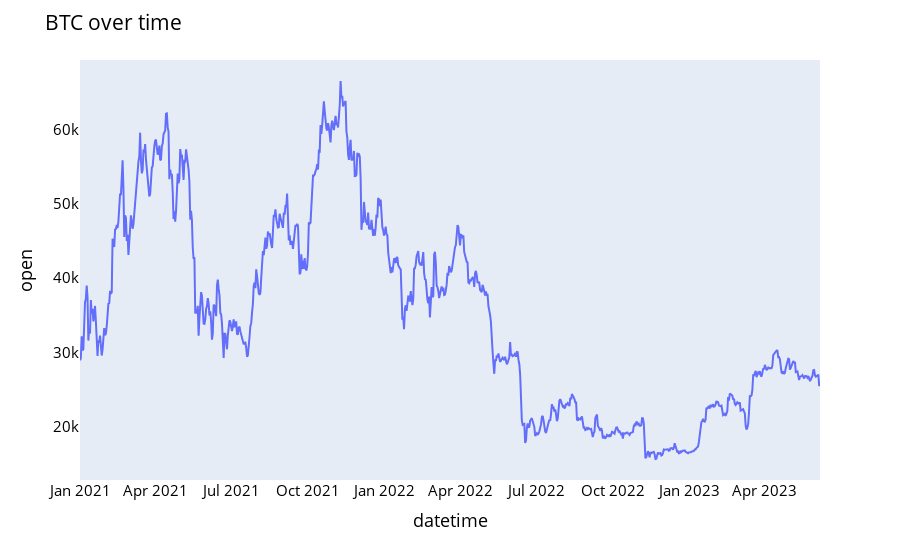

Source (notebook cell):
### Markdown cell above
### Viz

### Code cell
names = cycle(['historical close price','Predicted close price - 7 days'])

fig = px.line(df_BTC, x=df_BTC.datetime, y=df_BTC.open,
             labels={'Date': 'Date','value':'Stock value'})
fig.update_layout(title_text='BTC over time', font_size=15, font_color='black',legend_title_text='Parameters')
fig.for_each_trace(lambda t:  t.update(name = next(names)))
fig.update_xaxes(showgrid=False)
fig.update_yaxes(showgrid=False)

fig.show()

### Figure 1 — Plotly figure (JSON) as saved in the notebook; plotly's stock layout.template omitted (floating-point values rounded to 4 significant figures; data arrays with more than 128 entries replaced by an {"elided": "..."} marker saying what was removed)
{"data": [{"hovertemplate": "datetime=%{x}<br>open=%{y}<extra></extra>", "legendgroup": "", "line": {"color": "#636efa", "dash": "solid"}, "marker": {"symbol": "circle"}, "mode": "lines", "name": "historical close price", "orientation": "v", "showlegend": false, "type": "scatter", "x": {"elided": "887 str values"}, "xaxis": "x", "y": {"elided": "887 float values"}, "yaxis": "y"}], "layout": {"autosize": true, "font": {"color": "black", "size": 15}, "legend": {"title": {"text": "Parameters"}, "tracegroupgap": 0}, "margin": {"t": 60}, "title": {"text": "BTC over time"}, "xaxis": {"anchor": "y", "autorange": true, "domain": [0, 1], "range": ["2021-01-01", "2023-06-06"], "showgrid": false, "title": {"text": "datetime"}, "type": "date"}, "yaxis": {"anchor": "x", "autorange": true, "domain": [0, 1], "range": [12820.0, 69350.0], "showgrid": false, "title": {"text": "open"}, "type": "linear"}}}
